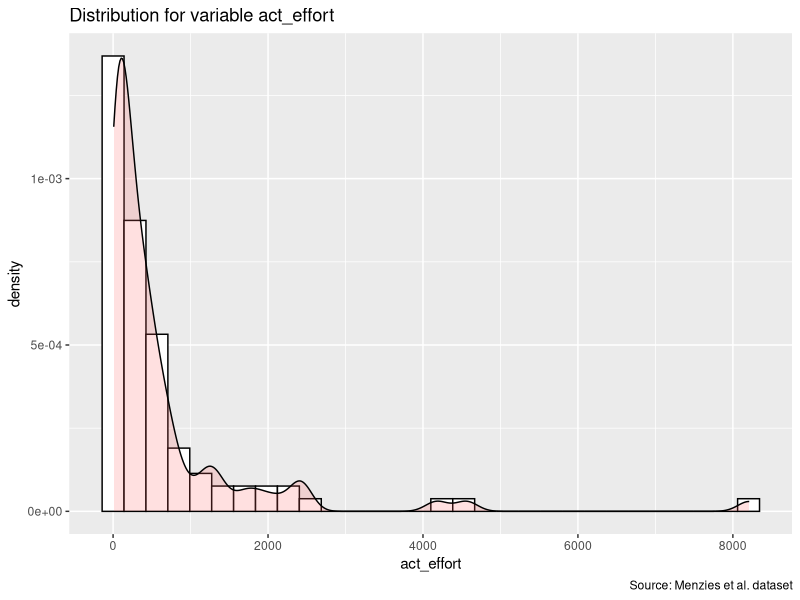
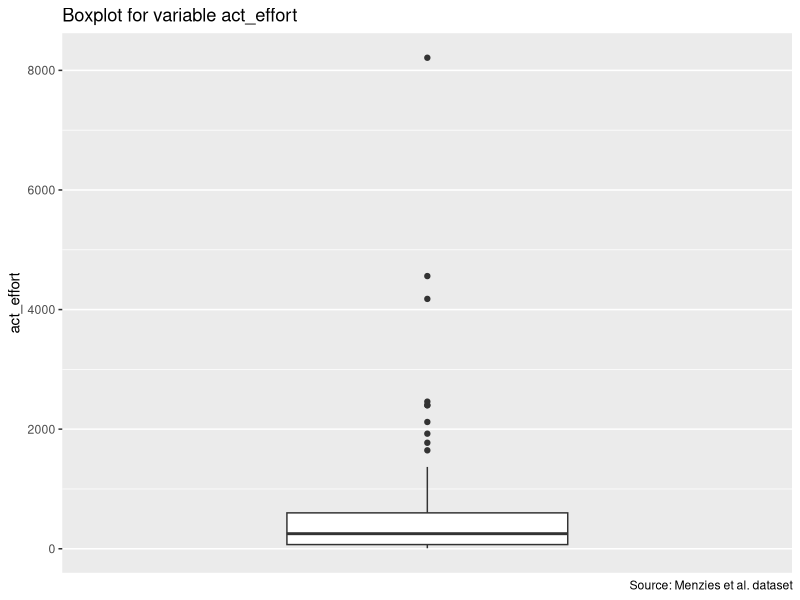
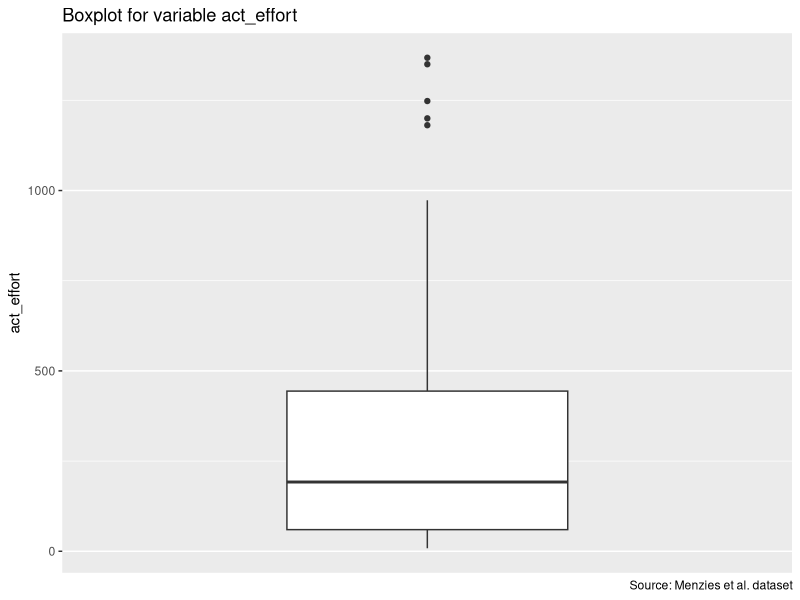

R code for these plots, in order:
# libraries
library(tidyverse)
library(corrplot)
# reading the data
#data <- read.arff("nasa93.arff")
data <- read.csv("nasa93_subset.csv")
# transforming data as a tibble
data <- as_tibble(data)
# detecting missing values
sum(is.na(data))
sum(is.na(data))
# removing columns
data <- select(data, cat2, year, cplx, acap, pcap, act_effort)
# defining factors
data$cat2 <- as.factor(data$cat2)
data$cplx <- as.factor(data$cplx)
data$acap <- as.factor(data$acap)
data$pcap <- as.factor(data$pcap)
# change the names for the factor levels
data$cplx <- fct_recode(data$cplx, "vl" = "1", "2" = "l", "3" = "n", "4" = "h", "5" = "vh", "6" = "xh")
data$acap <- fct_recode(data$acap, "vl" = "1", "2" = "l", "3" = "n", "4" = "h", "5" = "vh", "6" = "xh")
data$pcap <- fct_recode(data$pcap, "vl" = "1", "2" = "l", "3" = "n", "4" = "h", "5" = "vh", "6" = "xh")
# column transformation to numeric for later analysis
data$cat2 <- as.numeric(data$cat2)
data$cplx <- as.numeric(data$cplx)
data$acap <- as.numeric(data$acap)
data$pcap <- as.numeric(data$pcap)
# distribution for act_effort
ggplot(data, aes(x=act_effort)) + 
  geom_histogram(aes(y=..density..), colour="black", fill="white")+
  geom_density(alpha=.2, fill="#FF6666") + labs(title="Distribution for variable act_effort", caption="Source: Menzies et al. dataset")
# boxplot for act_effort
ggplot(data = data, aes(y = act_effort)) + geom_boxplot() + scale_x_discrete() + labs(title = "Boxplot for variable act_effort", , caption="Source: Menzies et al. dataset", y = "act_effort")
# detecting outliers
upper_bound <- function(column) {
  q1 <- quantile(column, 0.25)
  q3 <- quantile(column, 0.75)
  interquartile_range <- q3 - q1
  ub <- q3 + 1.5 * interquartile_range
  return(ub)
}
data <- subset(data, act_effort <= upper_bound(data$act_effort))
# boxplot after removing outliers
ggplot(data = data, aes(y = act_effort)) + geom_boxplot() + scale_x_discrete() + labs(title = "Boxplot for variable act_effort", caption="Source: Menzies et al. dataset", y = "act_effort")
# cheking the mean and the variance
var(data$act_effort)
mean(data$act_effort)
write_csv(data, "data_cleaned.csv")
